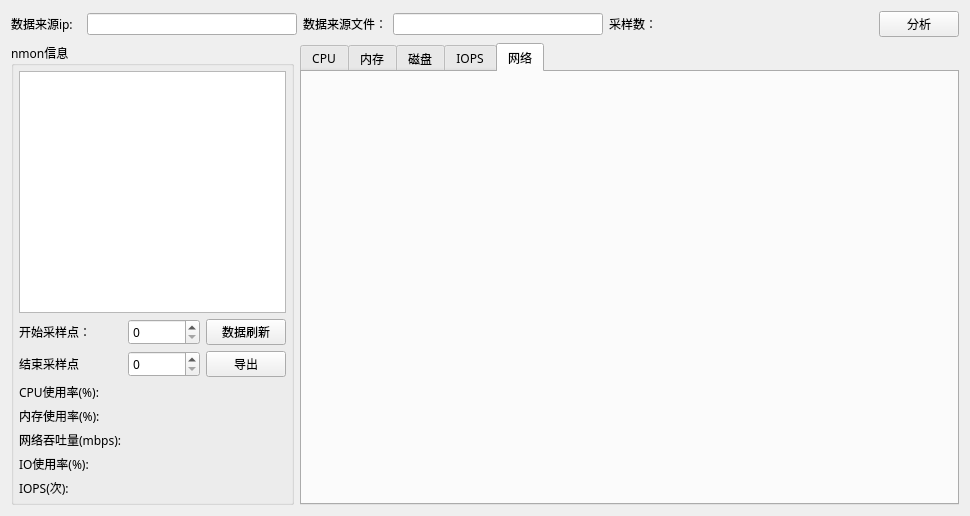
<?xml version="1.0" encoding="UTF-8"?>
<ui version="4.0">
 <class>nmonAnalysis_Form</class>
 <widget class="QWidget" name="nmonAnalysis_Form">
  <property name="geometry">
   <rect>
    <x>0</x>
    <y>0</y>
    <width>970</width>
    <height>516</height>
   </rect>
  </property>
  <property name="windowTitle">
   <string>Form</string>
  </property>
  <layout class="QVBoxLayout" name="verticalLayout" stretch="0,0">
   <item>
    <layout class="QHBoxLayout" name="horizontalLayout" stretch="1,3,1,3,0,3,1">
     <item>
      <widget class="QLabel" name="label">
       <property name="font">
        <font>
         <family>微软雅黑</family>
         <pointsize>9</pointsize>
        </font>
       </property>
       <property name="text">
        <string>数据来源ip:</string>
       </property>
      </widget>
     </item>
     <item>
      <widget class="QLineEdit" name="ip_lineEdit">
       <property name="readOnly">
        <bool>true</bool>
       </property>
      </widget>
     </item>
     <item>
      <widget class="QLabel" name="label_2">
       <property name="font">
        <font>
         <family>微软雅黑</family>
         <pointsize>9</pointsize>
        </font>
       </property>
       <property name="text">
        <string>数据来源文件：</string>
       </property>
      </widget>
     </item>
     <item>
      <widget class="QLineEdit" name="fileName_lineEdit">
       <property name="readOnly">
        <bool>true</bool>
       </property>
      </widget>
     </item>
     <item>
      <widget class="QLabel" name="label_3">
       <property name="font">
        <font>
         <family>微软雅黑</family>
         <pointsize>9</pointsize>
        </font>
       </property>
       <property name="text">
        <string>采样数：</string>
       </property>
      </widget>
     </item>
     <item>
      <widget class="QLabel" name="simpleNum_label">
       <property name="font">
        <font>
         <family>微软雅黑</family>
         <pointsize>9</pointsize>
        </font>
       </property>
       <property name="text">
        <string/>
       </property>
      </widget>
     </item>
     <item>
      <widget class="QPushButton" name="analysis_pushButton">
       <property name="font">
        <font>
         <family>微软雅黑</family>
         <pointsize>9</pointsize>
        </font>
       </property>
       <property name="text">
        <string>分析</string>
       </property>
      </widget>
     </item>
    </layout>
   </item>
   <item>
    <layout class="QHBoxLayout" name="horizontalLayout_2" stretch="3,7">
     <item>
      <layout class="QVBoxLayout" name="verticalLayout_2">
       <item>
        <widget class="QGroupBox" name="groupBox">
         <property name="font">
          <font>
           <family>微软雅黑</family>
          </font>
         </property>
         <property name="title">
          <string>nmon信息</string>
         </property>
         <layout class="QVBoxLayout" name="verticalLayout_3">
          <property name="leftMargin">
           <number>5</number>
          </property>
          <property name="topMargin">
           <number>5</number>
          </property>
          <property name="rightMargin">
           <number>5</number>
          </property>
          <property name="bottomMargin">
           <number>5</number>
          </property>
          <item>
           <widget class="QTextBrowser" name="textBrowser"/>
          </item>
          <item>
           <layout class="QGridLayout" name="gridLayout_3" columnstretch="2,2,1">
            <item row="0" column="0">
             <widget class="QLabel" name="label_5">
              <property name="font">
               <font>
                <family>微软雅黑</family>
                <pointsize>9</pointsize>
               </font>
              </property>
              <property name="text">
               <string>开始采样点：</string>
              </property>
             </widget>
            </item>
            <item row="1" column="0">
             <widget class="QLabel" name="label_6">
              <property name="font">
               <font>
                <family>微软雅黑</family>
                <pointsize>9</pointsize>
               </font>
              </property>
              <property name="text">
               <string>结束采样点</string>
              </property>
             </widget>
            </item>
            <item row="4" column="0">
             <widget class="QLabel" name="label_11">
              <property name="font">
               <font>
                <family>微软雅黑</family>
                <pointsize>9</pointsize>
               </font>
              </property>
              <property name="text">
               <string>网络吞吐量(mbps):</string>
              </property>
             </widget>
            </item>
            <item row="5" column="0">
             <widget class="QLabel" name="label_13">
              <property name="font">
               <font>
                <family>微软雅黑</family>
                <pointsize>9</pointsize>
               </font>
              </property>
              <property name="text">
               <string>IO使用率(%):</string>
              </property>
             </widget>
            </item>
            <item row="0" column="1">
             <widget class="QSpinBox" name="star_spinBox">
              <property name="font">
               <font>
                <family>微软雅黑</family>
               </font>
              </property>
             </widget>
            </item>
            <item row="6" column="0">
             <widget class="QLabel" name="label_16">
              <property name="font">
               <font>
                <family>微软雅黑</family>
                <pointsize>9</pointsize>
               </font>
              </property>
              <property name="text">
               <string>IOPS(次):</string>
              </property>
             </widget>
            </item>
            <item row="3" column="0">
             <widget class="QLabel" name="label_9">
              <property name="font">
               <font>
                <family>微软雅黑</family>
                <pointsize>9</pointsize>
               </font>
              </property>
              <property name="text">
               <string>内存使用率(%):</string>
              </property>
             </widget>
            </item>
            <item row="2" column="1">
             <widget class="QLabel" name="cpu_label">
              <property name="font">
               <font>
                <family>微软雅黑</family>
                <pointsize>9</pointsize>
               </font>
              </property>
              <property name="text">
               <string/>
              </property>
             </widget>
            </item>
            <item row="3" column="1">
             <widget class="QLabel" name="men_label">
              <property name="font">
               <font>
                <family>微软雅黑</family>
                <pointsize>9</pointsize>
               </font>
              </property>
              <property name="text">
               <string/>
              </property>
             </widget>
            </item>
            <item row="1" column="1">
             <widget class="QSpinBox" name="end_spinBox">
              <property name="font">
               <font>
                <family>微软雅黑</family>
               </font>
              </property>
             </widget>
            </item>
            <item row="0" column="2">
             <widget class="QPushButton" name="pushButton_2">
              <property name="font">
               <font>
                <family>微软雅黑</family>
                <pointsize>9</pointsize>
               </font>
              </property>
              <property name="text">
               <string>数据刷新</string>
              </property>
             </widget>
            </item>
            <item row="1" column="2">
             <widget class="QPushButton" name="pushButton_4">
              <property name="font">
               <font>
                <family>微软雅黑</family>
                <pointsize>9</pointsize>
               </font>
              </property>
              <property name="text">
               <string>导出</string>
              </property>
             </widget>
            </item>
            <item row="4" column="1">
             <widget class="QLabel" name="net_label">
              <property name="font">
               <font>
                <family>微软雅黑</family>
                <pointsize>9</pointsize>
               </font>
              </property>
              <property name="text">
               <string/>
              </property>
             </widget>
            </item>
            <item row="6" column="1">
             <widget class="QLabel" name="IOPS_label">
              <property name="font">
               <font>
                <family>微软雅黑</family>
                <pointsize>9</pointsize>
               </font>
              </property>
              <property name="text">
               <string/>
              </property>
             </widget>
            </item>
            <item row="5" column="1">
             <widget class="QLabel" name="disk_label">
              <property name="font">
               <font>
                <family>微软雅黑</family>
                <pointsize>9</pointsize>
               </font>
              </property>
              <property name="text">
               <string/>
              </property>
             </widget>
            </item>
            <item row="2" column="0">
             <widget class="QLabel" name="label_7">
              <property name="font">
               <font>
                <family>微软雅黑</family>
                <pointsize>9</pointsize>
               </font>
              </property>
              <property name="text">
               <string>CPU使用率(%):</string>
              </property>
             </widget>
            </item>
           </layout>
          </item>
         </layout>
        </widget>
       </item>
      </layout>
     </item>
     <item>
      <widget class="QTabWidget" name="tabWidget">
       <property name="font">
        <font>
         <family>微软雅黑</family>
        </font>
       </property>
       <property name="currentIndex">
        <number>4</number>
       </property>
       <widget class="QWidget" name="tab">
        <attribute name="title">
         <string>CPU</string>
        </attribute>
        <layout class="QVBoxLayout" name="verticalLayout_4">
         <item>
          <widget class="QWidget" name="cpu_widget" native="true"/>
         </item>
        </layout>
       </widget>
       <widget class="QWidget" name="tab_2">
        <attribute name="title">
         <string>内存</string>
        </attribute>
        <layout class="QVBoxLayout" name="verticalLayout_5">
         <item>
          <widget class="QWidget" name="mem_widget" native="true"/>
         </item>
        </layout>
       </widget>
       <widget class="QWidget" name="tab_3">
        <attribute name="title">
         <string>磁盘</string>
        </attribute>
        <layout class="QVBoxLayout" name="verticalLayout_6">
         <item>
          <widget class="QWidget" name="disk_widget" native="true"/>
         </item>
        </layout>
       </widget>
       <widget class="QWidget" name="tab_4">
        <attribute name="title">
         <string>IOPS</string>
        </attribute>
        <layout class="QVBoxLayout" name="verticalLayout_7">
         <item>
          <widget class="QWidget" name="iops_widget" native="true"/>
         </item>
        </layout>
       </widget>
       <widget class="QWidget" name="tab_5">
        <attribute name="title">
         <string>网络</string>
        </attribute>
        <layout class="QVBoxLayout" name="verticalLayout_8">
         <item>
          <widget class="QWidget" name="net_widget" native="true"/>
         </item>
        </layout>
       </widget>
      </widget>
     </item>
    </layout>
   </item>
  </layout>
 </widget>
 <resources/>
 <connections/>
</ui>
